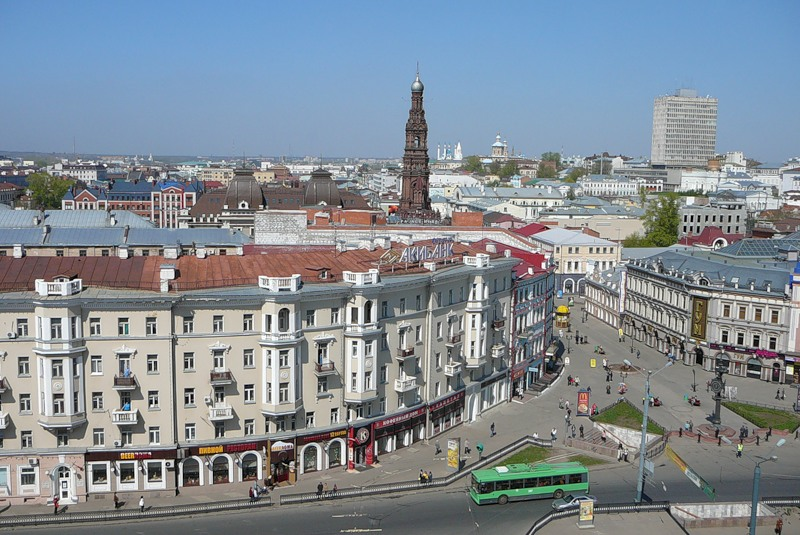
#> input picture cv/1.jpg, 800 x 535 px
$ jupyter execute 'third lab.ipynb'
#> lines starting #> are read from the running program, lines starting #| are printed output that depends on the picture; after the words box and inside, x2 and y2 are one past the last pixel; in counts of white or black regions, pixels touching at a corner belong together
[cell 1]
import cv2
import numpy as np

def ideal_lowpass_filter(image, d0):
    rows, cols = image.shape
    crow, ccol = rows // 2, cols // 2

    dft = np.fft.fft2(image.astype(np.float32))
    dft_shift = np.fft.fftshift(dft)

    mask = np.zeros((rows, cols), np.uint8)
    for u in range(rows):
        for v in range(cols):
            dist = np.sqrt((u - crow)**2 + (v - ccol)**2)
            if dist <= d0:
                mask[u, v] = 1  # Пропускаем частоты ниже порога D0

    fshift = dft_shift * mask

    # Обратное преобразование Фурье
    f_ishift = np.fft.ifftshift(fshift) # Децентрирование
    img_back = np.fft.ifft2(f_ishift)

    img_back = np.abs(img_back)

    return img_back.astype(np.uint8)

def on_trackbar(val):
    d0 = cv2.getTrackbarPos('D0 (Cutoff)', 'Ideal Lowpass Filter')
    if d0 < 1: d0 = 1

    filtered_img = ideal_lowpass_filter(original_img, d0)

    dft = np.fft.fftshift(np.fft.fft2(original_img))
    magnitude_spectrum = 20 * np.log(np.abs(dft) + 1)

    combined = np.hstack((original_img, filtered_img))
    cv2.imshow('Ideal Lowpass Filter', combined)

filename = '1.jpg'
original_img = cv2.imread(filename, cv2.IMREAD_GRAYSCALE)
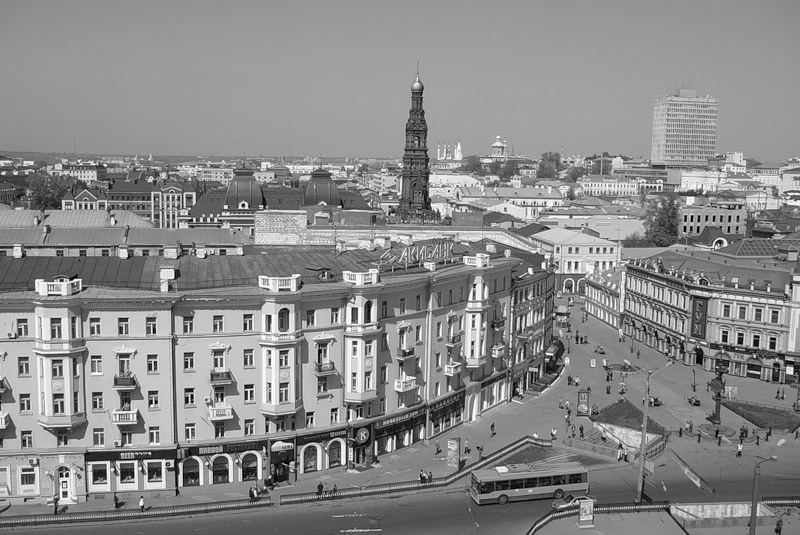
#> original_img: shape (535, 800); min 0, max 255, mean 137.9

if original_img is None:
    print(f"Ошибка загрузки файла {filename}")
else:
    cv2.namedWindow('Ideal Lowpass Filter')
    max_d0 = min(original_img.shape) // 2
#> max_d0 = 267
    cv2.createTrackbar('D0 (Cutoff)', 'Ideal Lowpass Filter', 30, max_d0, on_trackbar)

    on_trackbar(30)
#> after the loop in ideal_lowpass_filter, `for u in range(rows):`:
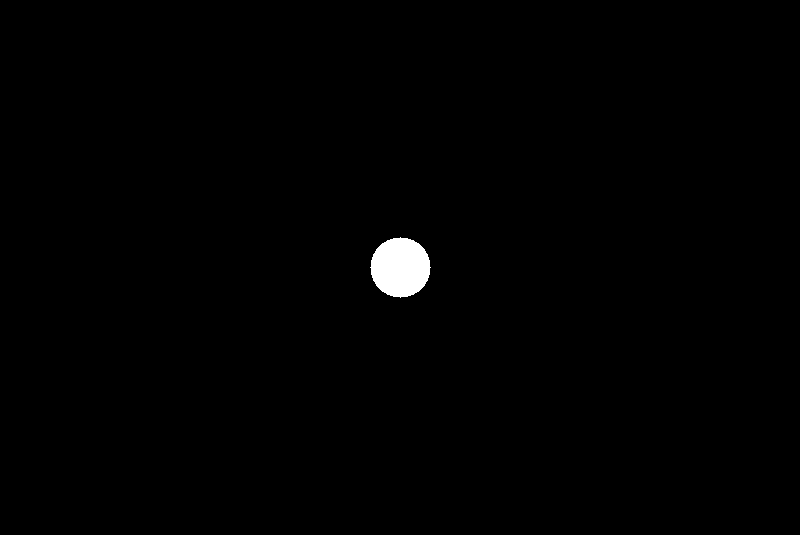
#> mask: shape (535, 800); values 0 (black) and 1 (white), 0.66% white; 1 white region, box (x1, y1, x2, y2) and area: (370, 237, 431, 298) 2821
#> in ideal_lowpass_filter, `img_back = np.abs(img_back)`:
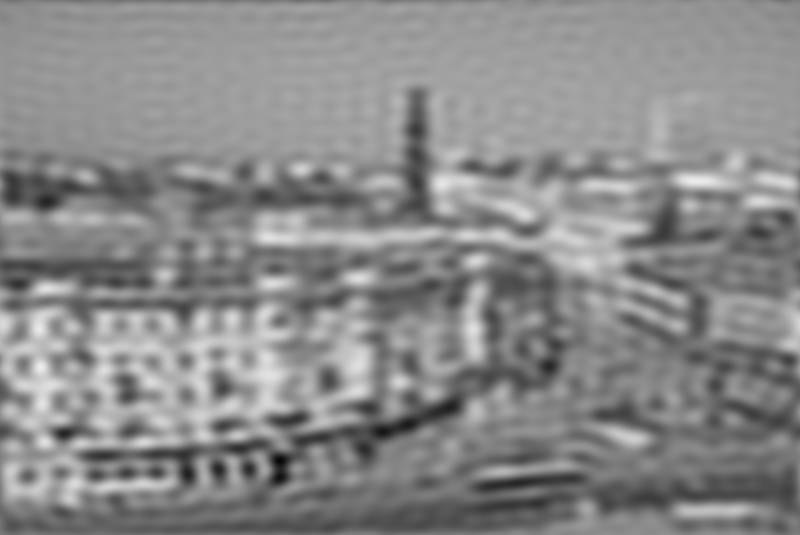
#> img_back: shape (535, 800) float64; min 6.88, max 237, mean 137.9
#> in on_trackbar, `magnitude_spectrum = 20 * np.log(np.abs(dft) + 1)`:
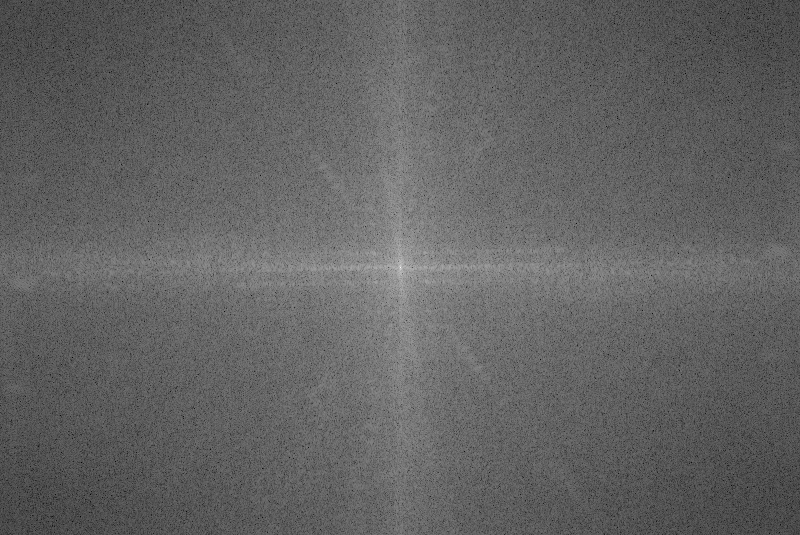
#> magnitude_spectrum: shape (535, 800) float64; min 64.52, max 357.9, mean 178.3; drawn with min black and max white
#> in on_trackbar, `combined = np.hstack((original_img, filtered_img))`:
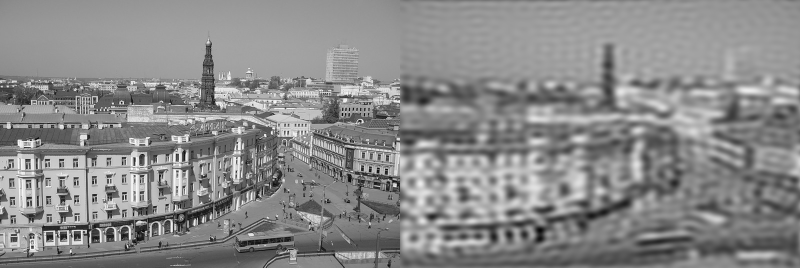
#> combined: shape (535, 1600) (shown at 1/2 size); min 0, max 255, mean 137.6
    while True:
        if cv2.waitKey(1) & 0xFF == 27:
#> (key Esc is pressed here)
            break

    cv2.destroyAllWindows()

$ run again, with cv/2.png saved as cv/1.jpg
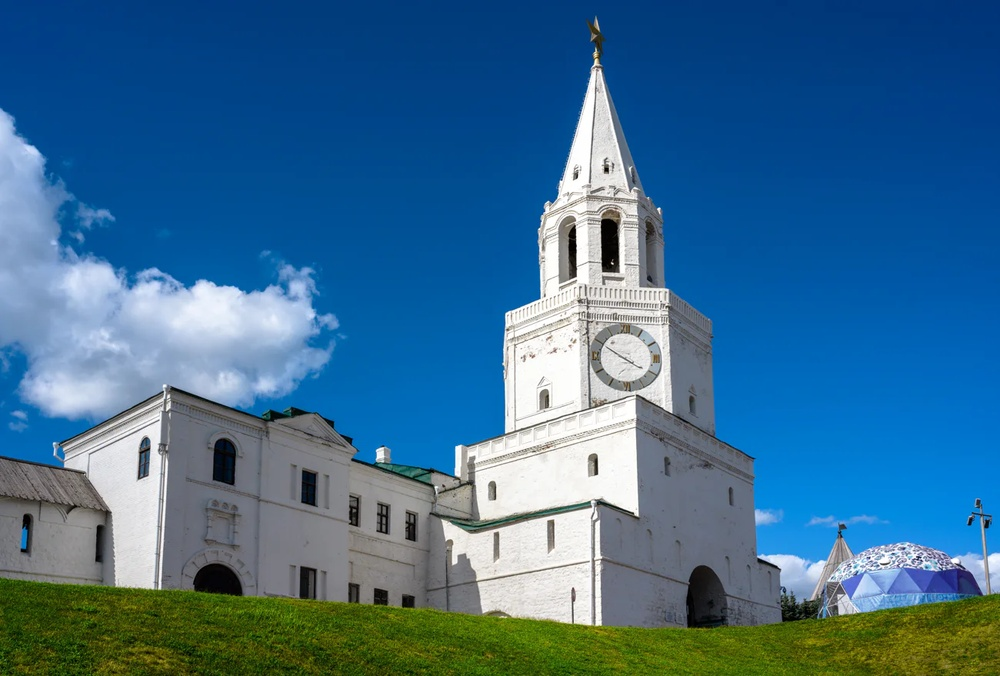
#> input picture cv/2.png, 1000 x 676 px, shrunk from 1300 x 879 before the run
#> in on_trackbar, `magnitude_spectrum = 20 * np.log(np.abs(dft) + 1)`:
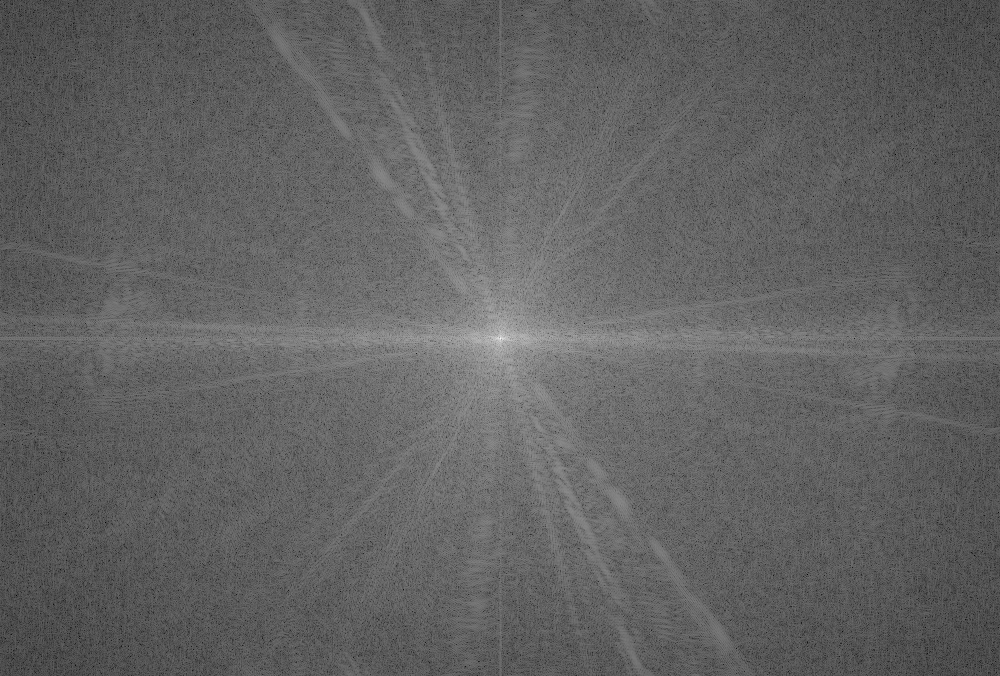
#> magnitude_spectrum: shape (676, 1000) float64; min 48.94, max 360.2, mean 168.7; drawn with min black and max white
#> in on_trackbar, `combined = np.hstack((original_img, filtered_img))`:
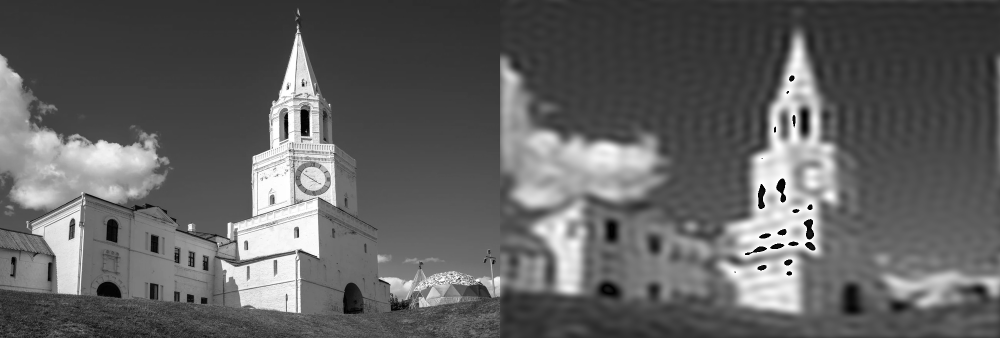
#> combined: shape (676, 2000) (shown at 1/2 size); min 0, max 255, mean 97.1
